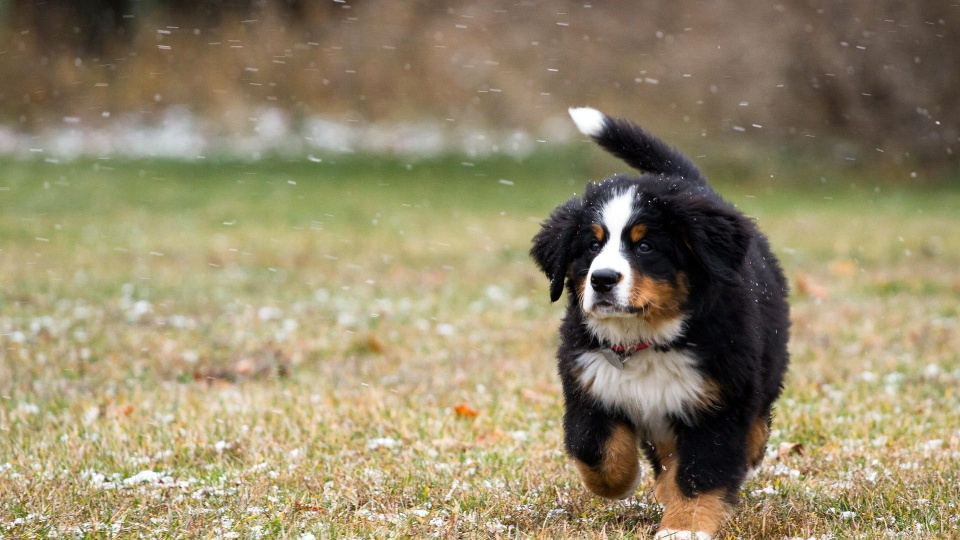
#> input picture 09_Ileri_Seviye_Moduller/kopek1.jpg, 1920 x 1080 px, found by its file name (shown at 1/2 size)
$ python 10_Pillow_Modulu_Ile_Fotograf_Islemleri.py
#> lines starting #> are read from the running program, lines starting #| are printed output that depends on the picture
#Pillow modülü cmd üzerinden indirmek için:

#pip3 install Pillow


from PIL import Image,ImageFilter

resim= Image.open("C:/Users/Feyza/Desktop/Python_Dersleri/Ileri_Seviye_Moduller/kopek1.jpg")
#> resim is the input picture: PIL image 1920x1080 RGB; mean R, G, B 148.4, 137.1, 106.5
#resim.show() #Resmi açtık.

#image.save("kopek_.jpg")
#kopek resmini kopek_ olarak farklı kaydedelim.

dondurDoksan=resim.rotate(90)
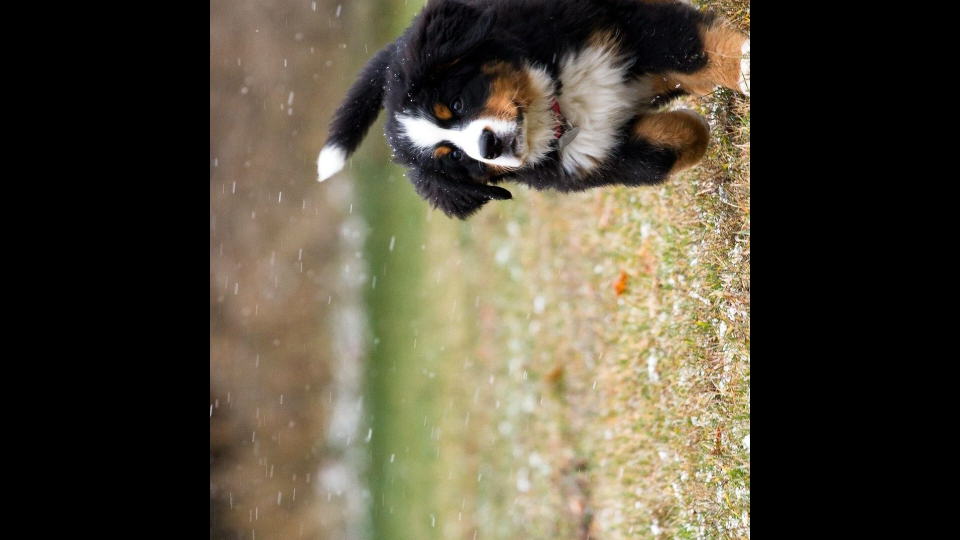
#> dondurDoksan: PIL image 1920x1080 RGB (shown at 1/2 size); mean R, G, B 82.1, 75.3, 59.4
#resmi 90 derece döndürür.
#dondurDoksan.show()

#resimlerin sadece siyah beyaz halini almak için:
siyah_beyaz=resim.convert(mode="L")
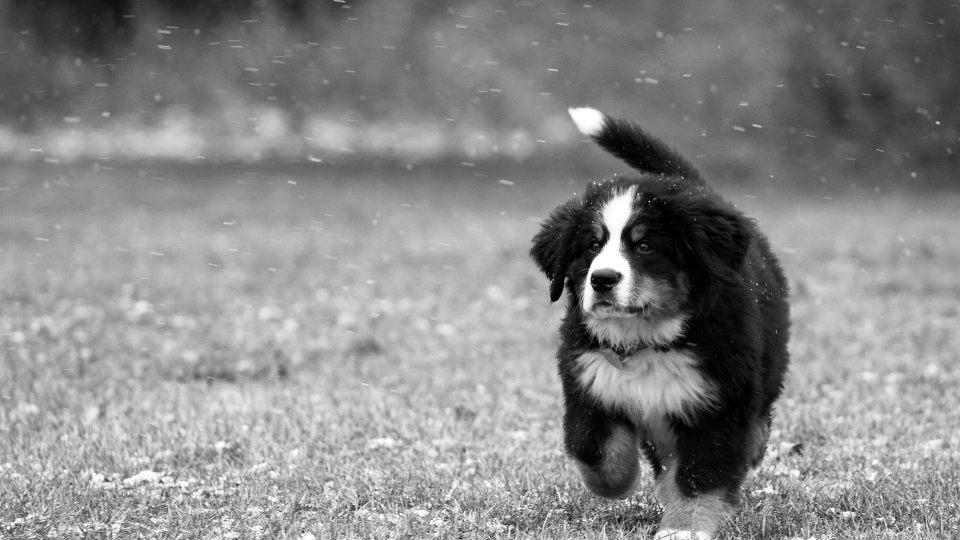
#> siyah_beyaz: PIL image 1920x1080 L (shown at 1/2 size); min 0, max 255, mean 137
#siyah_beyaz.show()

#resimlerin boyutlarını istediğimiz ölçülerde değiştirebiliriz:
boyut=(960,600)
#resim.thumbnail(boyut)
#resim.save("kopek_thumbnail.jpg")
#bu şekilde thumbnail haline getirdik.
#ve başka bir jpg dosyası olarak yeniden kaydettik.

#resim.show()

#Resimleri belirli bir ölçüde blurlamak için:
blur= resim.filter(ImageFilter.GaussianBlur(5))
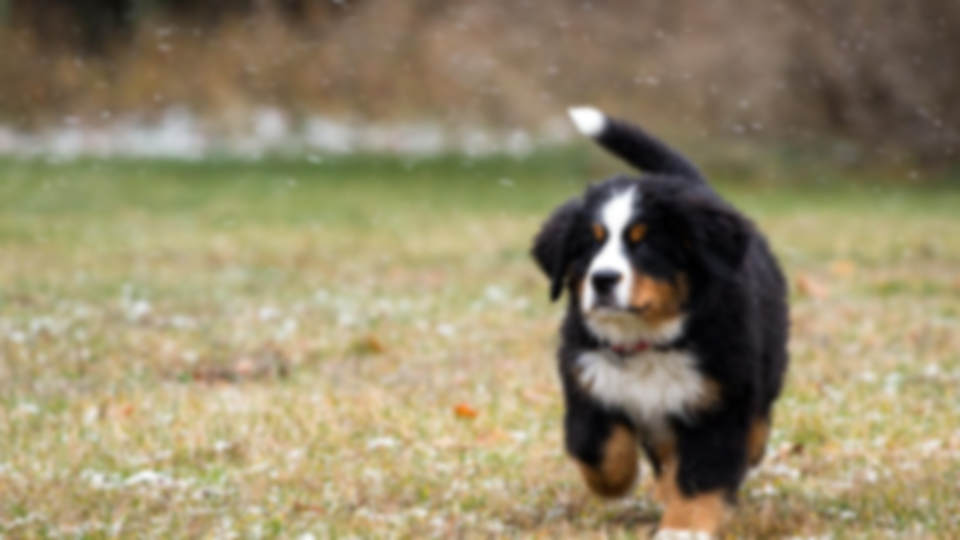
#> blur: PIL image 1920x1080 RGB (shown at 1/2 size); mean R, G, B 148.4, 137.1, 106.5
#İçine yazdığımız değere göre resmin blurlaması az veya çok olur.
#blur.show()

#Resimleri kırpma:

#Resimleri kırpmak için öncelikle resimlerin kırpılacağı yerlerin koordinasyonlarını bilmemiz gerekiyor.
#Ancak ben şu an koordinatlarını bulabileceğim bir uygulama kullanmadığım için kafama göre yapacağım.

ikinci_resim= Image.open("C:/Users/Feyza/Desktop/Python_Dersleri/Ileri_Seviye_Moduller/kopek2.jpg")
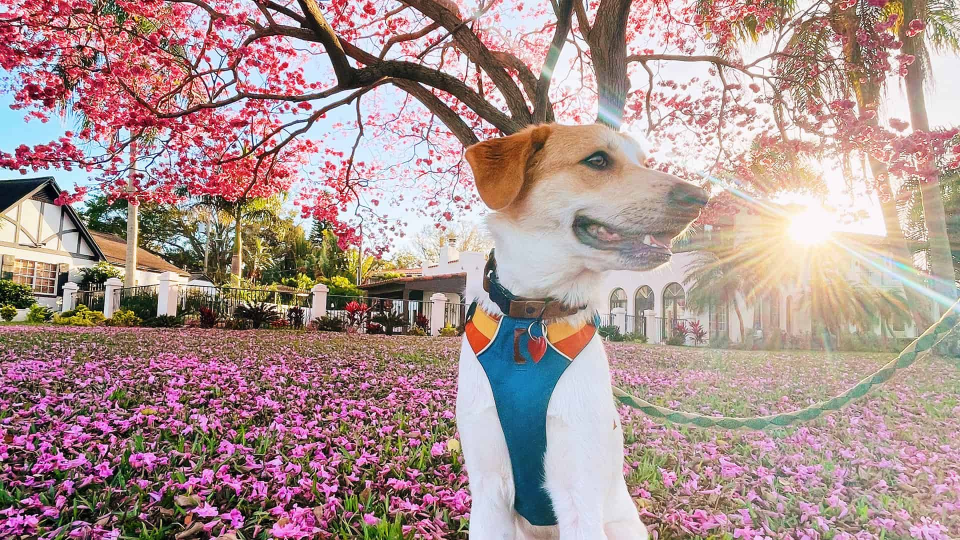
#> input picture 09_Ileri_Seviye_Moduller/kopek2.jpg, 1920 x 1080 px, found by its file name (shown at 1/2 size)
#> ikinci_resim is the input picture: PIL image 1920x1080 RGB; mean R, G, B 171.2, 146, 143.8

alan= (700,0,1500,1000)

kirpilan = ikinci_resim.crop(alan)
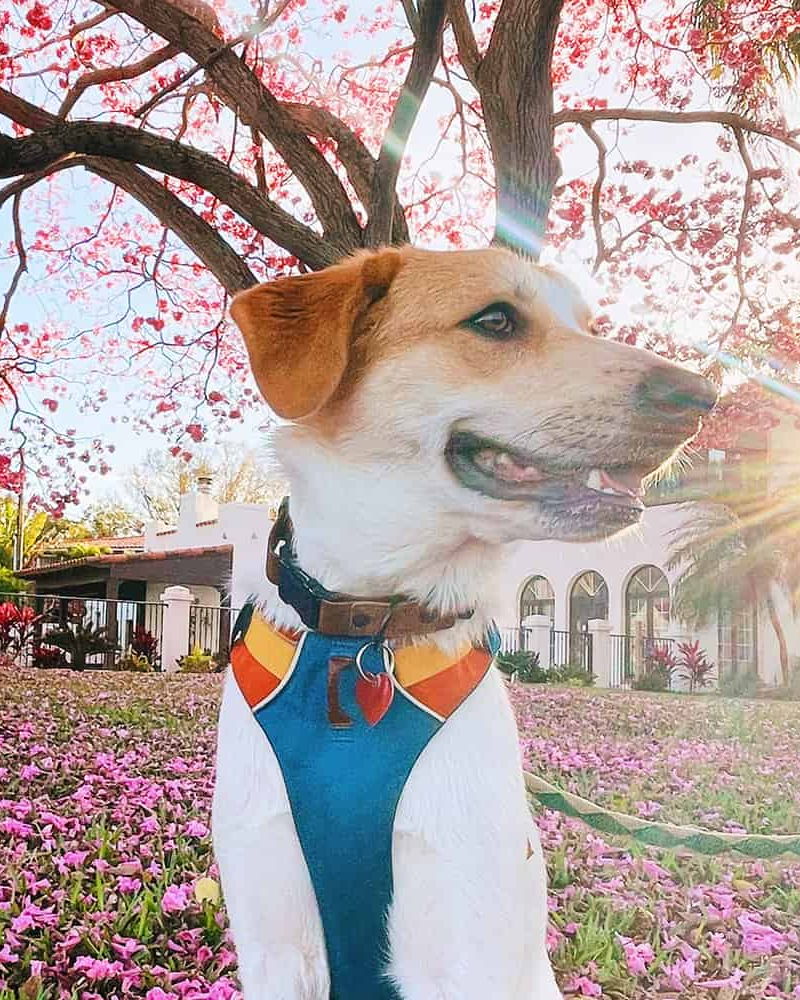
#> kirpilan: PIL image 800x1000 RGB; mean R, G, B 176.7, 160, 157.5
kirpilan.show()
